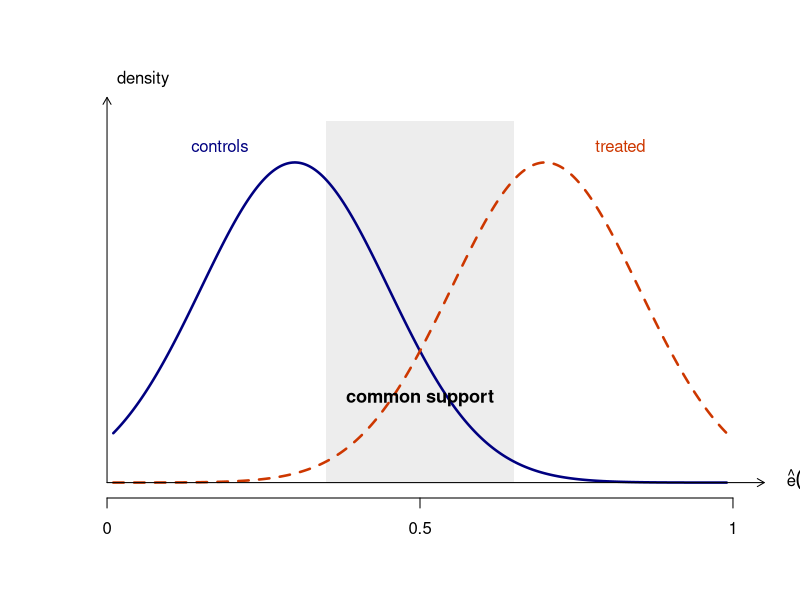

Recreate this plot in R.
## ---- chunk 1
#| echo: false
# Propensity score values
x <- seq(0.01, 0.99, length.out = 1000)

# Illustrative densities
control <- dnorm(x, mean = 0.30, sd = 0.15)
treated <- dnorm(x, mean = 0.70, sd = 0.15)

# Plot
plot(x, control, type = "n",
     xlim = c(0, 1), ylim = c(0, 3.2),
     xlab = "", ylab = "", axes = FALSE)

# Common support
rect(0.35, 0, 0.65, 3.0, col = "grey93", border = NA)

# Density curves
lines(x, control, col = "navy", lwd = 2.5)
lines(x, treated, col = "orangered3", lwd = 2.5, lty = 2)

# Axes
axis(1, at = c(0, 0.5, 1), labels = c("0", "0.5", "1"))
arrows(0, 0, 1.05, 0, length = 0.08, xpd = TRUE)
arrows(0, 0, 0, 3.2, length = 0.08)

# Labels
text(0, 3.35, "density", xpd = TRUE, pos = 4)
text(1.07, 0, expression(hat(e)(X)), xpd = TRUE, pos = 4)

text(0.18, 2.8, "controls", col = "navy")
text(0.82, 2.8, "treated", col = "orangered3")
text(0.50, 0.7, "common support", font = 2, cex = 1.1)
